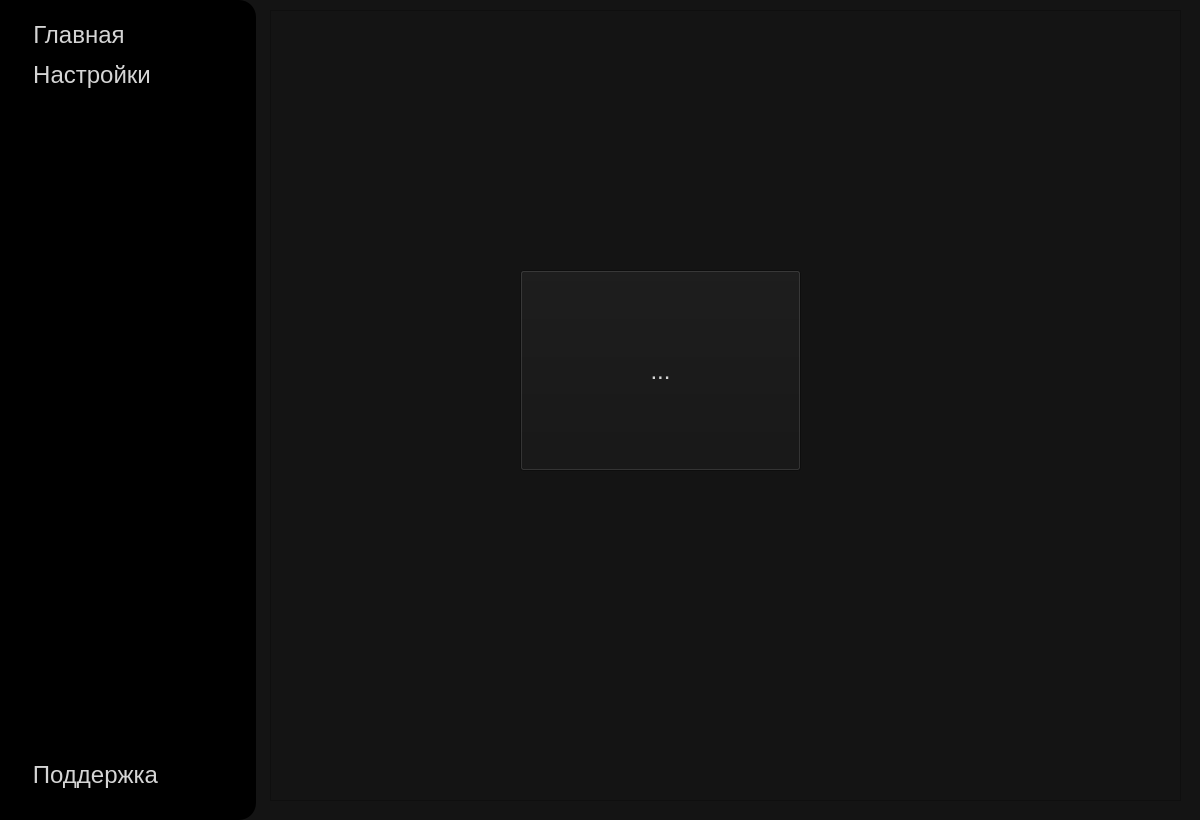
<?xml version="1.0" encoding="UTF-8"?>
<ui version="4.0">
 <class>MainWindow</class>
 <widget class="QMainWindow" name="MainWindow">
  <property name="geometry">
   <rect>
    <x>0</x>
    <y>0</y>
    <width>1200</width>
    <height>820</height>
   </rect>
  </property>
  <property name="minimumSize">
   <size>
    <width>1200</width>
    <height>820</height>
   </size>
  </property>
  <property name="maximumSize">
   <size>
    <width>1200</width>
    <height>820</height>
   </size>
  </property>
  <property name="windowTitle">
   <string>Attention</string>
  </property>
  <property name="windowIcon">
   <iconset>
    <normaloff>images/Logo.svg</normaloff>images/Logo.svg</iconset>
  </property>
  <property name="windowOpacity">
   <double>1.000000000000000</double>
  </property>
  <property name="styleSheet">
   <string notr="true">background-color: rgb(20, 20, 20);
font: 57 8pt &quot;Ubuntu Medium&quot;;
font-size: 18pt;
color: rgb(213, 213, 213);</string>
  </property>
  <property name="iconSize">
   <size>
    <width>50</width>
    <height>50</height>
   </size>
  </property>
  <property name="toolButtonStyle">
   <enum>Qt::ToolButtonIconOnly</enum>
  </property>
  <property name="documentMode">
   <bool>false</bool>
  </property>
  <property name="unifiedTitleAndToolBarOnMac">
   <bool>false</bool>
  </property>
  <widget class="QWidget" name="main_widget">
   <property name="minimumSize">
    <size>
     <width>1200</width>
     <height>0</height>
    </size>
   </property>
   <widget class="QFrame" name="side_bar">
    <property name="geometry">
     <rect>
      <x>-20</x>
      <y>0</y>
      <width>276</width>
      <height>820</height>
     </rect>
    </property>
    <property name="minimumSize">
     <size>
      <width>0</width>
      <height>820</height>
     </size>
    </property>
    <property name="maximumSize">
     <size>
      <width>400</width>
      <height>820</height>
     </size>
    </property>
    <property name="layoutDirection">
     <enum>Qt::LeftToRight</enum>
    </property>
    <property name="styleSheet">
     <string notr="true">border-radius: 17px;
background-color: rgb(0, 0, 0);</string>
    </property>
    <property name="frameShape">
     <enum>QFrame::StyledPanel</enum>
    </property>
    <property name="frameShadow">
     <enum>QFrame::Raised</enum>
    </property>
    <widget class="QPushButton" name="home">
     <property name="geometry">
      <rect>
       <x>40</x>
       <y>20</y>
       <width>118</width>
       <height>29</height>
      </rect>
     </property>
     <property name="layoutDirection">
      <enum>Qt::LeftToRight</enum>
     </property>
     <property name="styleSheet">
      <string notr="true">QPushButton{
	border: none;
	background-color: none;
}
QPushButton:hover{
	color: rgb(255, 255, 255);
}</string>
     </property>
     <property name="text">
      <string>Главная</string>
     </property>
     <property name="icon">
      <iconset>
       <normaloff>images/home.png</normaloff>images/home.png</iconset>
     </property>
     <property name="iconSize">
      <size>
       <width>23</width>
       <height>23</height>
      </size>
     </property>
    </widget>
    <widget class="QPushButton" name="support">
     <property name="geometry">
      <rect>
       <x>40</x>
       <y>760</y>
       <width>151</width>
       <height>29</height>
      </rect>
     </property>
     <property name="layoutDirection">
      <enum>Qt::LeftToRight</enum>
     </property>
     <property name="styleSheet">
      <string notr="true">QPushButton{
	border: none;
	background-color: none;
}
QPushButton:hover{
	color: rgb(255, 255, 255);
}</string>
     </property>
     <property name="text">
      <string>Поддержка</string>
     </property>
     <property name="icon">
      <iconset>
       <normaloff>images/support.png</normaloff>images/support.png</iconset>
     </property>
     <property name="iconSize">
      <size>
       <width>23</width>
       <height>23</height>
      </size>
     </property>
    </widget>
    <widget class="QPushButton" name="settings">
     <property name="geometry">
      <rect>
       <x>40</x>
       <y>60</y>
       <width>144</width>
       <height>29</height>
      </rect>
     </property>
     <property name="layoutDirection">
      <enum>Qt::LeftToRight</enum>
     </property>
     <property name="styleSheet">
      <string notr="true">QPushButton{
	border: none;
	background-color: none;
}
QPushButton:hover{
	color: rgb(255, 255, 255);
}</string>
     </property>
     <property name="text">
      <string>Настройки</string>
     </property>
     <property name="icon">
      <iconset>
       <normaloff>images/set.png</normaloff>images/set.png</iconset>
     </property>
     <property name="iconSize">
      <size>
       <width>23</width>
       <height>23</height>
      </size>
     </property>
    </widget>
    <widget class="QWidget" name="layoutWidget">
     <property name="geometry">
      <rect>
       <x>20</x>
       <y>130</y>
       <width>161</width>
       <height>161</height>
      </rect>
     </property>
     <layout class="QVBoxLayout" name="cameras">
      <property name="spacing">
       <number>0</number>
      </property>
     </layout>
    </widget>
   </widget>
   <widget class="QFrame" name="frame">
    <property name="geometry">
     <rect>
      <x>270</x>
      <y>10</y>
      <width>911</width>
      <height>791</height>
     </rect>
    </property>
    <property name="frameShape">
     <enum>QFrame::StyledPanel</enum>
    </property>
    <property name="frameShadow">
     <enum>QFrame::Raised</enum>
    </property>
    <widget class="QToolButton" name="buttonforcheck">
     <property name="geometry">
      <rect>
       <x>250</x>
       <y>260</y>
       <width>281</width>
       <height>201</height>
      </rect>
     </property>
     <property name="text">
      <string>...</string>
     </property>
    </widget>
   </widget>
  </widget>
 </widget>
 <resources/>
 <connections/>
</ui>
